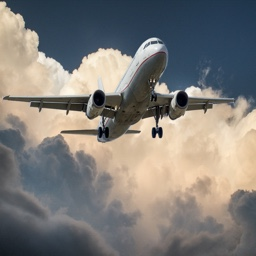
#> input picture Tutorials/Tutorial - Chris Albon/Preprocessing Images/images/plane_256x256.jpg, 256 x 256 px
$ jupyter execute '10-27-17 Shi-Tomasi Corner Detector .ipynb'
#> lines starting #> are read from the running program, lines starting #| are printed output that depends on the picture; after the words box and inside, x2 and y2 are one past the last pixel; in counts of white or black regions, pixels touching at a corner belong together
# Shi-Tomasi Corner Detector
Source: https://chrisalbon.com/machine-learning/ski-tomasi_corner_detector.html
### Preliminaries

[cell 1]
# Load image
import cv2
import numpy as np
from matplotlib import pyplot as plt

### Load image

[cell 2]
# Load image
image_bgr = cv2.imread('images/plane_256x256.jpg')
#> image_bgr is the input picture: shape (256, 256, 3); mean B, G, R 120.7, 124.4, 127.3
image_gray = cv2.cvtColor(image_bgr, cv2.COLOR_BGR2GRAY)
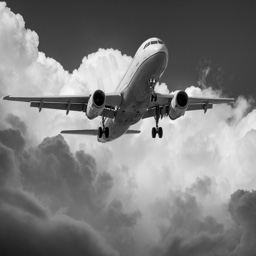
#> image_gray: shape (256, 256); min 0, max 254, mean 124.9

### Define Corner Parameter

[cell 3]
# Number of corners to detect
corners_to_detect = 10
minimum_quality_score = 0.05
minimum_distance = 25

### Detect Corners

[cell 4]
corners = cv2.goodFeaturesToTrack(image_gray, corners_to_detect, minimum_quality_score, minimum_distance)
#> corners = [[160, 137], [65, 111], [100, 128], [77, 69], [119, 94], [46, 57], [31, 105], [122, 54], [153, 81], [88, 97]]
corners = np.float32(corners)

### Mark Corners

[cell 5]
# Draw white circle at each corner
for corner in corners:
    x, y = corner[0]
    cv2.circle(image_bgr, (x,y), 10, (255,255,255), -1)
#> this loop made 10 passes
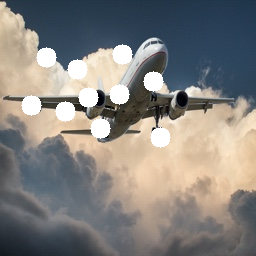
#> image_bgr: shape (256, 256, 3); 4.84% of pixels changed, all inside (x1, y1, x2, y2) = (21, 44, 171, 148)

### View Image

[cell 6]
# Convert to grayscale
image_gray = cv2.cvtColor(image_bgr, cv2.COLOR_BGR2GRAY)
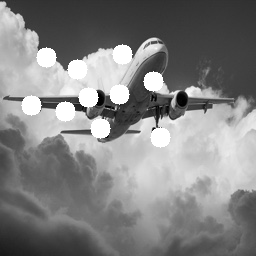
#> image_gray: shape (256, 256); min 0, max 255, mean 130.5

# Show image
plt.imshow(image_gray, cmap='gray'), plt.axis('off')
plt.show()
